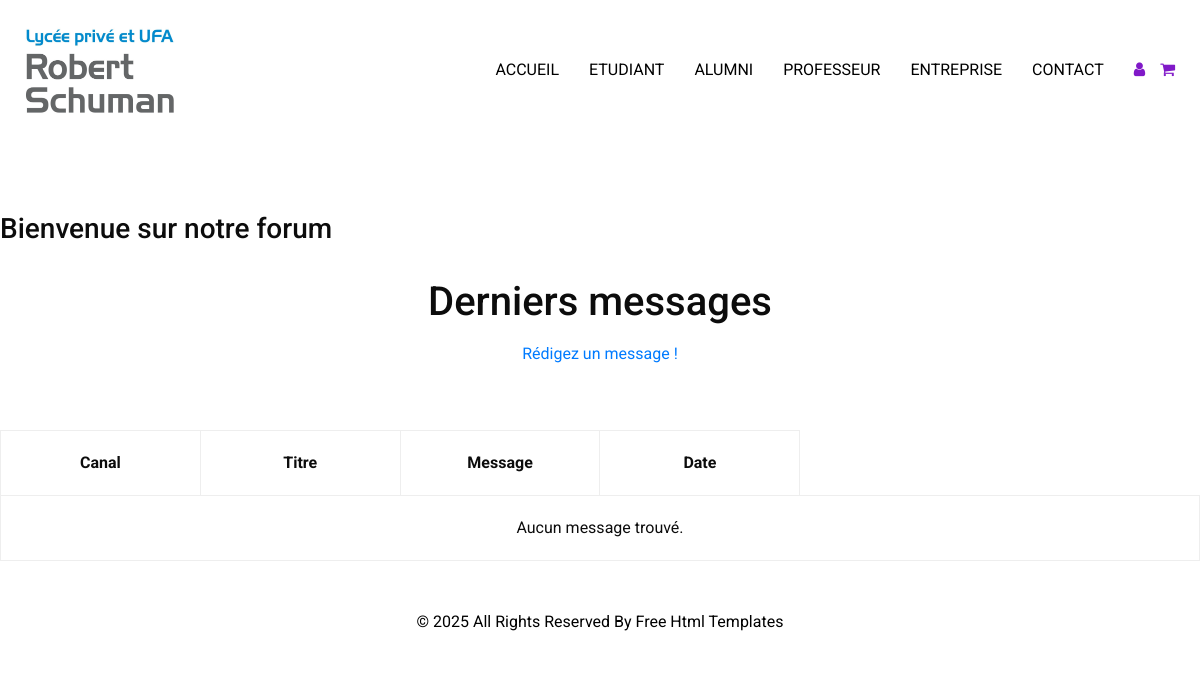
/forum_main.php, run on an earlier commit of the app's database.
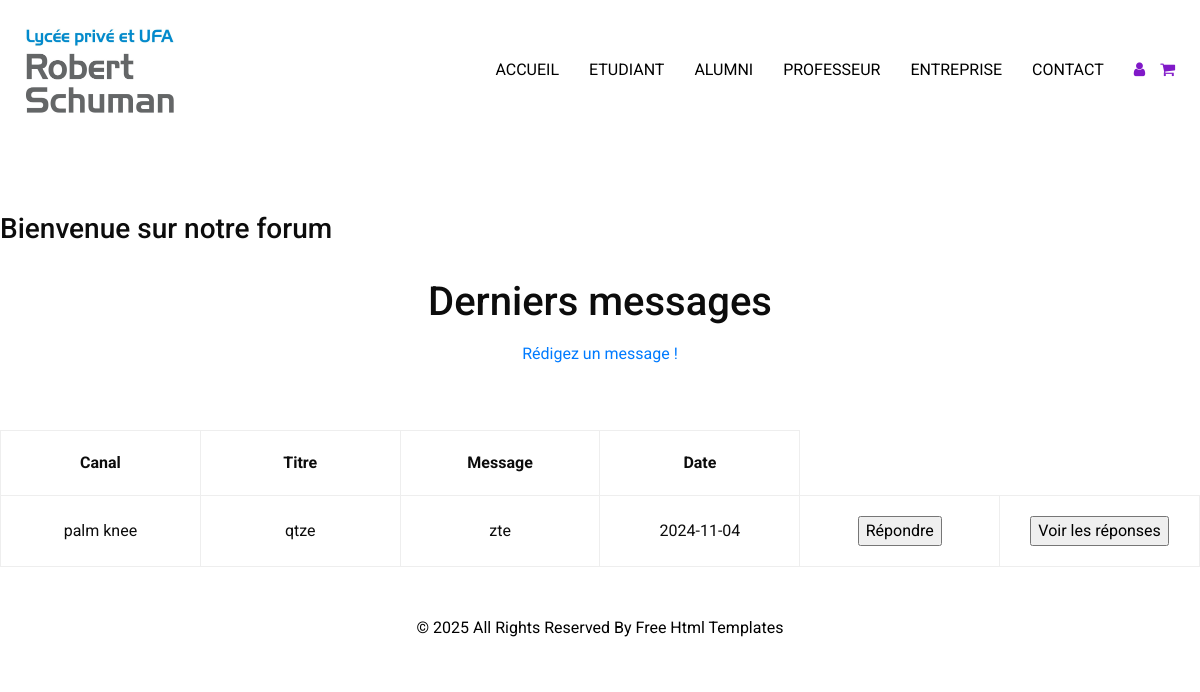
And on a later commit of the database.
### tables this page shows
CREATE TABLE `message` (
  `id_message` int NOT NULL,
  `canal` varchar(50) NOT NULL,
  `titre` varchar(50) NOT NULL,
  `message` varchar(150) NOT NULL,
  `date` date NOT NULL,
  `heure` time(4) NOT NULL,
  `REF_UTILISATEUR` int NOT NULL
);

### PHP/bdd/Bdd.php (called while the page is built)
<?php
class Bdd {
    private $bdd;
    private $serveur = "localhost" ;
    private $nomBdd = "projet_lprs" ;
    private $username = "root";
    private $password = "";
    public function __construct(){
        $this->bdd = new PDO('mysql:host='.$this->serveur.';dbname='.$this->nomBdd,$this->username,$this->password);
    }
    public function getBdd(){
        return $this->bdd;
    }
}
?>

### forum_main.php (the view, shortened to what this page needs)
<!DOCTYPE html>
<html>
<?php
include 'PHP/bdd/Bdd.php';
$bdd = new Bdd;
$evenement = $bdd->getBdd()->query('SELECT * FROM message');
$res = $evenement ->fetchAll();
?>
<head>
  <link rel="stylesheet" type="text/css" href="css/bootstrap.css" />
  <link href="css/font-awesome.min.css" rel="stylesheet" />
  <link href="css/style.css" rel="stylesheet" />
  <link href="css/responsive.css" rel="stylesheet" />
</head>
<body>
  <div class="hero_area">
    <header class="header_section">
      <div class="container-fluid">
        <nav class="navbar navbar-expand-lg custom_nav-container ">
          <a class="navbar-brand" href="../index.php">
            <span>
              <img src="images/RobertSchuman.webp" alt="" width="150" height="100" />
            </span>
          </a>
          <div class="collapse navbar-collapse" id="navbarSupportedContent">
            <ul class="navbar-nav">
              <li class="nav-item">
                <a class="nav-link" href="../index.php">Accueil</a>
              </li>
              <li class="nav-item">
                  <div class="dropdown">
                      <button class="nav-link dropbtn">Etudiant
                      </button>
                  </div>
              </li>
              <li class="nav-item">
                  <div class="dropdown">
                      <button class="nav-link dropbtn">Alumni
                      </button>
                  </div>
              </li>
              <li class="nav-item">
                  <div class="dropdown">
                      <button class="nav-link dropbtn">Professeur
                      </button>
                  </div>
              </li>
              <li class="nav-item">
                  <div class="dropdown">
                      <button class="nav-link dropbtn">Entreprise
                      </button>
                  </div>
              </li>
              <li class="nav-item">
                <a class="nav-link" href="../contact.php">Contact</a>
              </li>
            </ul>
            <div class="user_optio_box">
              <a href="connexion_global.php">
                <i class="fa fa-user" aria-hidden="true"></i>
              </a>
              <a href="">
                <i class="fa fa-shopping-cart" aria-hidden="true"></i>
              </a>
            </div>
          </div>
        </nav>
      </div>
    </header>
     <br>
      <br>
     <Br>
  <h3>Bienvenue sur notre forum</h3>
    <br>
     <center>
     <b><h1>Derniers messages</h1></b>
     <a class="nav-link" href="etudiant/ecriture_de_message.php">Rédigez un message !</a>
     <br>
       <br>
       <div class="main-block">
            <table style="text-align: center" border="1px">
                    <table border="1px" style="text-align: center; margin:auto;">
                        <tr>
                            <th>Canal</th>
                            <th>Titre</th>
                            <th>Message</th>
                            <th>Date</th>
                        </tr>
                        <?php
                        if (empty($res)) {
                            ?>
                            <tr>
                                <td colspan="6">Aucun message trouvé.</td>
                            </tr>
                            <?php
                        } else {
                            foreach($res as $evenement){
                                ?>
                                <form action="">
                                <tr>
                                    <td><?php echo $evenement['canal'] ?></td>
                                    <td><?php echo $evenement['titre'] ?></td>
                                    <td><?php echo $evenement['message'] ?></td>
                                    <td><?php echo $evenement['date'] ?></td>
                                    <td><input type="submit" value="Répondre" name="Answer"></form></td>
                                    <td><input type="submit" value="Voir les réponses" name="Comments"></form></td>
                                <?php
                            }
                        }
                        ?>
                    </table>
            </table>
        </div>
     <br>
  <section class="footer_section">
    <div class="container">
      <p>
        &copy; <span id="displayYear"></span> All Rights Reserved By
        <a href="https://html.design/">Free Html Templates</a>
      </p>
    </div>
  </section>
</body>
</html>

What changed in the data, as far as the page shows it:
added message: canal "palm knee", titre "qtze", message "zte", date "2024-11-04"
Also different on the page:
text no longer shown: "Aucun message trouvé."
